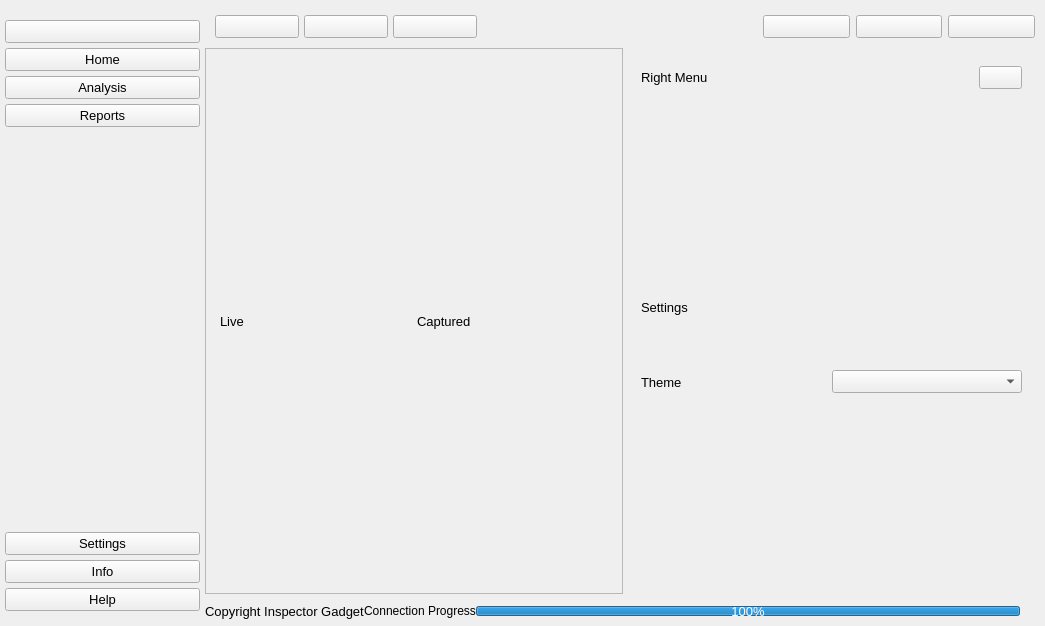
<?xml version="1.0" encoding="UTF-8"?>
<ui version="4.0">
 <class>MainWindow</class>
 <widget class="QMainWindow" name="MainWindow">
  <property name="geometry">
   <rect>
    <x>0</x>
    <y>0</y>
    <width>1045</width>
    <height>626</height>
   </rect>
  </property>
  <property name="font">
   <font>
    <pointsize>10</pointsize>
   </font>
  </property>
  <property name="windowTitle">
   <string>MainWindow</string>
  </property>
  <property name="styleSheet">
   <string notr="true"/>
  </property>
  <widget class="QWidget" name="centralwidget">
   <property name="minimumSize">
    <size>
     <width>1045</width>
     <height>626</height>
    </size>
   </property>
   <layout class="QHBoxLayout" name="horizontalLayout">
    <property name="spacing">
     <number>0</number>
    </property>
    <property name="leftMargin">
     <number>5</number>
    </property>
    <property name="topMargin">
     <number>5</number>
    </property>
    <property name="rightMargin">
     <number>5</number>
    </property>
    <property name="bottomMargin">
     <number>5</number>
    </property>
    <item>
     <widget class="QCustomSlideMenu" name="leftMenuContainer" native="true">
      <property name="minimumSize">
       <size>
        <width>200</width>
        <height>0</height>
       </size>
      </property>
      <property name="maximumSize">
       <size>
        <width>200</width>
        <height>16777215</height>
       </size>
      </property>
      <layout class="QVBoxLayout" name="verticalLayout">
       <property name="spacing">
        <number>0</number>
       </property>
       <property name="leftMargin">
        <number>0</number>
       </property>
       <property name="topMargin">
        <number>0</number>
       </property>
       <property name="rightMargin">
        <number>0</number>
       </property>
       <property name="bottomMargin">
        <number>0</number>
       </property>
       <item>
        <widget class="QWidget" name="leftMenuSubContainer" native="true">
         <layout class="QVBoxLayout" name="verticalLayout_2">
          <property name="spacing">
           <number>0</number>
          </property>
          <property name="leftMargin">
           <number>0</number>
          </property>
          <property name="topMargin">
           <number>0</number>
          </property>
          <property name="rightMargin">
           <number>5</number>
          </property>
          <property name="bottomMargin">
           <number>0</number>
          </property>
          <item>
           <widget class="QFrame" name="frame_2">
            <property name="sizePolicy">
             <sizepolicy hsizetype="Preferred" vsizetype="Preferred">
              <horstretch>0</horstretch>
              <verstretch>0</verstretch>
             </sizepolicy>
            </property>
            <property name="frameShape">
             <enum>QFrame::NoFrame</enum>
            </property>
            <layout class="QVBoxLayout" name="verticalLayout_3">
             <property name="spacing">
              <number>5</number>
             </property>
             <property name="leftMargin">
              <number>0</number>
             </property>
             <property name="topMargin">
              <number>15</number>
             </property>
             <property name="rightMargin">
              <number>0</number>
             </property>
             <property name="bottomMargin">
              <number>10</number>
             </property>
             <item>
              <widget class="QPushButton" name="menuBtn">
               <property name="toolTip">
                <string>Menu</string>
               </property>
               <property name="text">
                <string/>
               </property>
               <property name="icon">
                <iconset resource="../_icons.qrc">
                 <normaloff>:/feather/Qss/Icons/feather/menu.png</normaloff>:/feather/Qss/Icons/feather/menu.png</iconset>
               </property>
               <property name="iconSize">
                <size>
                 <width>16</width>
                 <height>16</height>
                </size>
               </property>
              </widget>
             </item>
             <item>
              <widget class="QPushButton" name="homeBtn">
               <property name="toolTip">
                <string>Home</string>
               </property>
               <property name="text">
                <string>Home</string>
               </property>
               <property name="icon">
                <iconset resource="../_icons.qrc">
                 <normaloff>:/feather/Qss/Icons/feather/home.png</normaloff>:/feather/Qss/Icons/feather/home.png</iconset>
               </property>
               <property name="iconSize">
                <size>
                 <width>16</width>
                 <height>16</height>
                </size>
               </property>
              </widget>
             </item>
             <item>
              <widget class="QPushButton" name="dataBtn">
               <property name="toolTip">
                <string>Data Analysis</string>
               </property>
               <property name="text">
                <string>Analysis</string>
               </property>
               <property name="icon">
                <iconset resource="../_icons.qrc">
                 <normaloff>:/material_design/Qss/Icons/material_design/analytics.png</normaloff>:/material_design/Qss/Icons/material_design/analytics.png</iconset>
               </property>
               <property name="iconSize">
                <size>
                 <width>16</width>
                 <height>16</height>
                </size>
               </property>
              </widget>
             </item>
             <item>
              <widget class="QPushButton" name="reportBtn">
               <property name="toolTip">
                <string>View Reports</string>
               </property>
               <property name="text">
                <string>Reports</string>
               </property>
               <property name="icon">
                <iconset resource="../_icons.qrc">
                 <normaloff>:/feather/Qss/Icons/feather/printer.png</normaloff>:/feather/Qss/Icons/feather/printer.png</iconset>
               </property>
               <property name="iconSize">
                <size>
                 <width>16</width>
                 <height>16</height>
                </size>
               </property>
              </widget>
             </item>
            </layout>
           </widget>
          </item>
          <item>
           <spacer name="verticalSpacer">
            <property name="minimumSize">
             <size>
              <width>40</width>
              <height>154</height>
             </size>
            </property>
            <property name="sizeHint" stdset="0">
             <size>
              <width>20</width>
              <height>40</height>
             </size>
            </property>
           </spacer>
          </item>
          <item>
           <widget class="QFrame" name="frame_3">
            <property name="frameShape">
             <enum>QFrame::NoFrame</enum>
            </property>
            <layout class="QVBoxLayout" name="verticalLayout_4">
             <property name="spacing">
              <number>5</number>
             </property>
             <property name="leftMargin">
              <number>0</number>
             </property>
             <property name="topMargin">
              <number>10</number>
             </property>
             <property name="rightMargin">
              <number>0</number>
             </property>
             <property name="bottomMargin">
              <number>10</number>
             </property>
             <item>
              <widget class="QPushButton" name="settingsBtn">
               <property name="toolTip">
                <string>Go to settings</string>
               </property>
               <property name="text">
                <string>Settings</string>
               </property>
               <property name="icon">
                <iconset resource="../_icons.qrc">
                 <normaloff>:/feather/Qss/Icons/feather/settings.png</normaloff>:/feather/Qss/Icons/feather/settings.png</iconset>
               </property>
               <property name="iconSize">
                <size>
                 <width>16</width>
                 <height>16</height>
                </size>
               </property>
              </widget>
             </item>
             <item>
              <widget class="QPushButton" name="infoBtn">
               <property name="toolTip">
                <string>Information about the app</string>
               </property>
               <property name="text">
                <string>Info</string>
               </property>
               <property name="icon">
                <iconset resource="../_icons.qrc">
                 <normaloff>:/feather/Qss/Icons/feather/info.png</normaloff>:/feather/Qss/Icons/feather/info.png</iconset>
               </property>
               <property name="iconSize">
                <size>
                 <width>16</width>
                 <height>16</height>
                </size>
               </property>
              </widget>
             </item>
             <item>
              <widget class="QPushButton" name="helpBtn">
               <property name="toolTip">
                <string>Get more help</string>
               </property>
               <property name="text">
                <string>Help</string>
               </property>
               <property name="icon">
                <iconset resource="../_icons.qrc">
                 <normaloff>:/feather/Qss/Icons/feather/help-circle.png</normaloff>:/feather/Qss/Icons/feather/help-circle.png</iconset>
               </property>
               <property name="iconSize">
                <size>
                 <width>16</width>
                 <height>16</height>
                </size>
               </property>
              </widget>
             </item>
            </layout>
           </widget>
          </item>
         </layout>
        </widget>
       </item>
      </layout>
     </widget>
    </item>
    <item>
     <widget class="QWidget" name="mainBodyContainer" native="true">
      <property name="sizePolicy">
       <sizepolicy hsizetype="Expanding" vsizetype="Preferred">
        <horstretch>0</horstretch>
        <verstretch>0</verstretch>
       </sizepolicy>
      </property>
      <property name="styleSheet">
       <string notr="true"/>
      </property>
      <layout class="QVBoxLayout" name="verticalLayout_10">
       <property name="spacing">
        <number>0</number>
       </property>
       <property name="leftMargin">
        <number>0</number>
       </property>
       <property name="topMargin">
        <number>0</number>
       </property>
       <property name="rightMargin">
        <number>0</number>
       </property>
       <property name="bottomMargin">
        <number>0</number>
       </property>
       <item>
        <widget class="QWidget" name="headerContainer" native="true">
         <layout class="QHBoxLayout" name="horizontalLayout_5">
          <property name="spacing">
           <number>5</number>
          </property>
          <property name="leftMargin">
           <number>5</number>
          </property>
          <property name="topMargin">
           <number>5</number>
          </property>
          <property name="rightMargin">
           <number>5</number>
          </property>
          <property name="bottomMargin">
           <number>5</number>
          </property>
          <item>
           <widget class="QFrame" name="frame_6">
            <property name="sizePolicy">
             <sizepolicy hsizetype="Preferred" vsizetype="Preferred">
              <horstretch>1</horstretch>
              <verstretch>0</verstretch>
             </sizepolicy>
            </property>
            <property name="frameShape">
             <enum>QFrame::NoFrame</enum>
            </property>
            <layout class="QHBoxLayout" name="horizontalLayout_6">
             <property name="spacing">
              <number>5</number>
             </property>
             <property name="leftMargin">
              <number>5</number>
             </property>
             <property name="topMargin">
              <number>5</number>
             </property>
             <property name="rightMargin">
              <number>5</number>
             </property>
             <property name="bottomMargin">
              <number>5</number>
             </property>
             <item>
              <widget class="QPushButton" name="notificationBtn">
               <property name="toolTip">
                <string>Notifications</string>
               </property>
               <property name="text">
                <string/>
               </property>
               <property name="icon">
                <iconset resource="../_icons.qrc">
                 <normaloff>:/feather/Qss/Icons/feather/bell.png</normaloff>:/feather/Qss/Icons/feather/bell.png</iconset>
               </property>
               <property name="iconSize">
                <size>
                 <width>16</width>
                 <height>16</height>
                </size>
               </property>
              </widget>
             </item>
             <item>
              <widget class="QPushButton" name="moreMenuBtn">
               <property name="toolTip">
                <string>More</string>
               </property>
               <property name="text">
                <string/>
               </property>
               <property name="icon">
                <iconset resource="../_icons.qrc">
                 <normaloff>:/feather/Qss/Icons/feather/more-horizontal.png</normaloff>:/feather/Qss/Icons/feather/more-horizontal.png</iconset>
               </property>
               <property name="iconSize">
                <size>
                 <width>16</width>
                 <height>16</height>
                </size>
               </property>
              </widget>
             </item>
             <item>
              <widget class="QPushButton" name="profileMenuBtn">
               <property name="toolTip">
                <string>Profile</string>
               </property>
               <property name="text">
                <string/>
               </property>
               <property name="icon">
                <iconset resource="../_icons.qrc">
                 <normaloff>:/feather/Qss/Icons/feather/user.png</normaloff>:/feather/Qss/Icons/feather/user.png</iconset>
               </property>
               <property name="iconSize">
                <size>
                 <width>16</width>
                 <height>16</height>
                </size>
               </property>
              </widget>
             </item>
            </layout>
           </widget>
          </item>
          <item>
           <widget class="QFrame" name="frame_5">
            <property name="sizePolicy">
             <sizepolicy hsizetype="Preferred" vsizetype="Preferred">
              <horstretch>1</horstretch>
              <verstretch>0</verstretch>
             </sizepolicy>
            </property>
            <property name="frameShape">
             <enum>QFrame::NoFrame</enum>
            </property>
            <layout class="QHBoxLayout" name="horizontalLayout_7">
             <property name="leftMargin">
              <number>0</number>
             </property>
             <property name="topMargin">
              <number>0</number>
             </property>
             <property name="rightMargin">
              <number>0</number>
             </property>
             <property name="bottomMargin">
              <number>0</number>
             </property>
            </layout>
           </widget>
          </item>
          <item>
           <widget class="QFrame" name="frame_7">
            <property name="sizePolicy">
             <sizepolicy hsizetype="Preferred" vsizetype="Preferred">
              <horstretch>1</horstretch>
              <verstretch>0</verstretch>
             </sizepolicy>
            </property>
            <property name="frameShape">
             <enum>QFrame::NoFrame</enum>
            </property>
            <layout class="QHBoxLayout" name="horizontalLayout_4">
             <property name="leftMargin">
              <number>0</number>
             </property>
             <property name="topMargin">
              <number>0</number>
             </property>
             <property name="rightMargin">
              <number>0</number>
             </property>
             <property name="bottomMargin">
              <number>0</number>
             </property>
             <item>
              <widget class="QPushButton" name="minimizeBtn">
               <property name="toolTip">
                <string>Minimize Window</string>
               </property>
               <property name="text">
                <string/>
               </property>
               <property name="icon">
                <iconset resource="../_icons.qrc">
                 <normaloff>:/feather/Qss/Icons/feather/minus.png</normaloff>:/feather/Qss/Icons/feather/minus.png</iconset>
               </property>
              </widget>
             </item>
             <item>
              <widget class="QPushButton" name="restoreBtn">
               <property name="toolTip">
                <string>Restore Window</string>
               </property>
               <property name="text">
                <string/>
               </property>
               <property name="icon">
                <iconset resource="../_icons.qrc">
                 <normaloff>:/feather/Qss/Icons/feather/square.png</normaloff>:/feather/Qss/Icons/feather/square.png</iconset>
               </property>
              </widget>
             </item>
             <item>
              <widget class="QPushButton" name="closeBtn">
               <property name="toolTip">
                <string>Close Window</string>
               </property>
               <property name="text">
                <string/>
               </property>
               <property name="icon">
                <iconset resource="../_icons.qrc">
                 <normaloff>:/feather/Qss/Icons/feather/x.png</normaloff>:/feather/Qss/Icons/feather/x.png</iconset>
               </property>
              </widget>
             </item>
            </layout>
           </widget>
          </item>
         </layout>
        </widget>
       </item>
       <item>
        <widget class="QWidget" name="mainBodyContent" native="true">
         <property name="sizePolicy">
          <sizepolicy hsizetype="Preferred" vsizetype="Expanding">
           <horstretch>0</horstretch>
           <verstretch>0</verstretch>
          </sizepolicy>
         </property>
         <property name="minimumSize">
          <size>
           <width>555</width>
           <height>315</height>
          </size>
         </property>
         <layout class="QHBoxLayout" name="horizontalLayout_8">
          <property name="spacing">
           <number>0</number>
          </property>
          <property name="leftMargin">
           <number>0</number>
          </property>
          <property name="topMargin">
           <number>0</number>
          </property>
          <property name="rightMargin">
           <number>0</number>
          </property>
          <property name="bottomMargin">
           <number>0</number>
          </property>
          <item>
           <widget class="QScrollArea" name="scrollArea">
            <property name="widgetResizable">
             <bool>true</bool>
            </property>
            <widget class="QWidget" name="scrollAreaWidgetContents_4">
             <property name="geometry">
              <rect>
               <x>0</x>
               <y>0</y>
               <width>416</width>
               <height>543</height>
              </rect>
             </property>
             <layout class="QHBoxLayout" name="horizontalLayout_20">
              <property name="spacing">
               <number>0</number>
              </property>
              <property name="leftMargin">
               <number>5</number>
              </property>
              <property name="topMargin">
               <number>0</number>
              </property>
              <property name="rightMargin">
               <number>0</number>
              </property>
              <property name="bottomMargin">
               <number>0</number>
              </property>
              <item>
               <widget class="QCustomQStackedWidget" name="mainPages">
                <property name="currentIndex">
                 <number>0</number>
                </property>
                <widget class="QWidget" name="home_page">
                 <layout class="QHBoxLayout" name="horizontalLayout_3">
                  <item>
                   <widget class="QLabel" name="video_label">
                    <property name="text">
                     <string>Live</string>
                    </property>
                   </widget>
                  </item>
                  <item>
                   <widget class="QLabel" name="picture_label">
                    <property name="text">
                     <string>Captured</string>
                    </property>
                   </widget>
                  </item>
                 </layout>
                </widget>
                <widget class="QWidget" name="gantt">
                 <layout class="QVBoxLayout" name="verticalLayout_28">
                  <property name="spacing">
                   <number>5</number>
                  </property>
                  <property name="leftMargin">
                   <number>5</number>
                  </property>
                  <property name="topMargin">
                   <number>5</number>
                  </property>
                  <property name="rightMargin">
                   <number>5</number>
                  </property>
                  <property name="bottomMargin">
                   <number>5</number>
                  </property>
                  <item>
                   <widget class="QLabel" name="label_9">
                    <property name="text">
                     <string>Charts</string>
                    </property>
                   </widget>
                  </item>
                 </layout>
                </widget>
                <widget class="QWidget" name="data_page">
                 <layout class="QVBoxLayout" name="verticalLayout_29">
                  <property name="spacing">
                   <number>5</number>
                  </property>
                  <property name="leftMargin">
                   <number>5</number>
                  </property>
                  <property name="topMargin">
                   <number>5</number>
                  </property>
                  <property name="rightMargin">
                   <number>5</number>
                  </property>
                  <property name="bottomMargin">
                   <number>5</number>
                  </property>
                  <item>
                   <widget class="QLabel" name="label_13">
                    <property name="text">
                     <string>Data Analysis</string>
                    </property>
                   </widget>
                  </item>
                 </layout>
                </widget>
                <widget class="QWidget" name="reports_page">
                 <layout class="QVBoxLayout" name="verticalLayout_30">
                  <property name="spacing">
                   <number>5</number>
                  </property>
                  <property name="leftMargin">
                   <number>5</number>
                  </property>
                  <property name="topMargin">
                   <number>5</number>
                  </property>
                  <property name="rightMargin">
                   <number>5</number>
                  </property>
                  <property name="bottomMargin">
                   <number>5</number>
                  </property>
                  <item>
                   <widget class="QLabel" name="label_16">
                    <property name="text">
                     <string>Reports</string>
                    </property>
                   </widget>
                  </item>
                 </layout>
                </widget>
               </widget>
              </item>
              <item>
               <widget class="QWidget" name="mainContentsContainer" native="true">
                <layout class="QVBoxLayout" name="verticalLayout_24">
                 <property name="spacing">
                  <number>0</number>
                 </property>
                 <property name="leftMargin">
                  <number>5</number>
                 </property>
                 <property name="topMargin">
                  <number>0</number>
                 </property>
                 <property name="rightMargin">
                  <number>0</number>
                 </property>
                 <property name="bottomMargin">
                  <number>0</number>
                 </property>
                </layout>
               </widget>
              </item>
             </layout>
            </widget>
           </widget>
          </item>
          <item>
           <widget class="QCustomSlideMenu" name="rightMenuContainer" native="true">
            <property name="minimumSize">
             <size>
              <width>0</width>
              <height>0</height>
             </size>
            </property>
            <property name="maximumSize">
             <size>
              <width>1000</width>
              <height>1000</height>
             </size>
            </property>
            <layout class="QVBoxLayout" name="verticalLayout_6">
             <item>
              <widget class="QFrame" name="frame_17">
               <property name="frameShape">
                <enum>QFrame::NoFrame</enum>
               </property>
               <layout class="QHBoxLayout" name="horizontalLayout_19">
                <item>
                 <widget class="QLabel" name="label_10">
                  <property name="sizePolicy">
                   <sizepolicy hsizetype="Expanding" vsizetype="Preferred">
                    <horstretch>0</horstretch>
                    <verstretch>0</verstretch>
                   </sizepolicy>
                  </property>
                  <property name="text">
                   <string>Right Menu</string>
                  </property>
                 </widget>
                </item>
                <item>
                 <widget class="QPushButton" name="closeRightMenuBtn">
                  <property name="toolTip">
                   <string>Close Menu</string>
                  </property>
                  <property name="text">
                   <string/>
                  </property>
                  <property name="icon">
                   <iconset resource="../_icons.qrc">
                    <normaloff>:/feather/Qss/Icons/feather/x-circle.png</normaloff>:/feather/Qss/Icons/feather/x-circle.png</iconset>
                  </property>
                  <property name="iconSize">
                   <size>
                    <width>16</width>
                    <height>16</height>
                   </size>
                  </property>
                 </widget>
                </item>
               </layout>
              </widget>
             </item>
             <item>
              <spacer name="verticalSpacer_5">
               <property name="sizeHint" stdset="0">
                <size>
                 <width>20</width>
                 <height>40</height>
                </size>
               </property>
              </spacer>
             </item>
             <item>
              <widget class="QCustomQStackedWidget" name="rightMenuPages">
               <property name="currentIndex">
                <number>4</number>
               </property>
               <widget class="QWidget" name="profile_page">
                <layout class="QVBoxLayout" name="verticalLayout_33">
                 <item>
                  <widget class="QLabel" name="label_17">
                   <property name="text">
                    <string>Profile</string>
                   </property>
                  </widget>
                 </item>
                </layout>
               </widget>
               <widget class="QWidget" name="notification_page">
                <layout class="QVBoxLayout" name="verticalLayout_11">
                 <item>
                  <widget class="QLabel" name="label_5">
                   <property name="text">
                    <string>Notifications</string>
                   </property>
                  </widget>
                 </item>
                </layout>
               </widget>
               <widget class="QWidget" name="more_page">
                <widget class="QLabel" name="label_18">
                 <property name="geometry">
                  <rect>
                   <x>9</x>
                   <y>9</y>
                   <width>41</width>
                   <height>16</height>
                  </rect>
                 </property>
                 <property name="text">
                  <string>More...</string>
                 </property>
                </widget>
               </widget>
               <widget class="QWidget" name="page"/>
               <widget class="QWidget" name="settings_page">
                <layout class="QVBoxLayout" name="verticalLayout_7">
                 <item>
                  <widget class="QLabel" name="label_2">
                   <property name="text">
                    <string>Settings</string>
                   </property>
                  </widget>
                 </item>
                 <item>
                  <widget class="QFrame" name="frame_13">
                   <property name="frameShape">
                    <enum>QFrame::NoFrame</enum>
                   </property>
                   <layout class="QHBoxLayout" name="horizontalLayout_14">
                    <property name="spacing">
                     <number>0</number>
                    </property>
                    <property name="leftMargin">
                     <number>0</number>
                    </property>
                    <property name="topMargin">
                     <number>0</number>
                    </property>
                    <property name="rightMargin">
                     <number>0</number>
                    </property>
                    <property name="bottomMargin">
                     <number>0</number>
                    </property>
                    <item>
                     <widget class="QLabel" name="label_6">
                      <property name="text">
                       <string>Theme</string>
                      </property>
                     </widget>
                    </item>
                    <item>
                     <widget class="QComboBox" name="themeList"/>
                    </item>
                   </layout>
                  </widget>
                 </item>
                </layout>
               </widget>
               <widget class="QWidget" name="help_page">
                <layout class="QVBoxLayout" name="verticalLayout_9">
                 <item>
                  <widget class="QLabel" name="label_4">
                   <property name="text">
                    <string>Help</string>
                   </property>
                  </widget>
                 </item>
                </layout>
               </widget>
               <widget class="QWidget" name="info_page">
                <layout class="QVBoxLayout" name="verticalLayout_8">
                 <item>
                  <widget class="QLabel" name="label_3">
                   <property name="text">
                    <string>Information</string>
                   </property>
                  </widget>
                 </item>
                </layout>
               </widget>
              </widget>
             </item>
             <item>
              <spacer name="verticalSpacer_4">
               <property name="sizeHint" stdset="0">
                <size>
                 <width>20</width>
                 <height>40</height>
                </size>
               </property>
              </spacer>
             </item>
            </layout>
           </widget>
          </item>
         </layout>
        </widget>
       </item>
       <item>
        <widget class="QWidget" name="footerContainter" native="true">
         <layout class="QHBoxLayout" name="horizontalLayout_11">
          <property name="spacing">
           <number>0</number>
          </property>
          <property name="leftMargin">
           <number>0</number>
          </property>
          <property name="topMargin">
           <number>7</number>
          </property>
          <property name="rightMargin">
           <number>0</number>
          </property>
          <property name="bottomMargin">
           <number>0</number>
          </property>
          <item>
           <widget class="QFrame" name="frame_10">
            <property name="frameShape">
             <enum>QFrame::NoFrame</enum>
            </property>
            <layout class="QHBoxLayout" name="horizontalLayout_12">
             <property name="spacing">
              <number>0</number>
             </property>
             <property name="leftMargin">
              <number>0</number>
             </property>
             <property name="topMargin">
              <number>0</number>
             </property>
             <property name="rightMargin">
              <number>0</number>
             </property>
             <property name="bottomMargin">
              <number>0</number>
             </property>
             <item>
              <widget class="QLabel" name="label_15">
               <property name="text">
                <string>Copyright Inspector Gadget</string>
               </property>
              </widget>
             </item>
            </layout>
           </widget>
          </item>
          <item>
           <widget class="QFrame" name="frame_14">
            <property name="frameShape">
             <enum>QFrame::NoFrame</enum>
            </property>
            <layout class="QHBoxLayout" name="horizontalLayout_15">
             <property name="spacing">
              <number>0</number>
             </property>
             <property name="leftMargin">
              <number>0</number>
             </property>
             <property name="topMargin">
              <number>0</number>
             </property>
             <property name="rightMargin">
              <number>0</number>
             </property>
             <property name="bottomMargin">
              <number>0</number>
             </property>
             <item>
              <widget class="QLabel" name="activityLabel">
               <property name="font">
                <font>
                 <pointsize>9</pointsize>
                </font>
               </property>
               <property name="text">
                <string>Connection Progress</string>
               </property>
              </widget>
             </item>
             <item>
              <widget class="QProgressBar" name="activityProgress">
               <property name="minimumSize">
                <size>
                 <width>0</width>
                 <height>10</height>
                </size>
               </property>
               <property name="maximumSize">
                <size>
                 <width>16777215</width>
                 <height>10</height>
                </size>
               </property>
               <property name="value">
                <number>100</number>
               </property>
               <property name="invertedAppearance">
                <bool>false</bool>
               </property>
              </widget>
             </item>
            </layout>
           </widget>
          </item>
          <item>
           <widget class="QFrame" name="sizeGrip">
            <property name="minimumSize">
             <size>
              <width>20</width>
              <height>20</height>
             </size>
            </property>
            <property name="maximumSize">
             <size>
              <width>20</width>
              <height>20</height>
             </size>
            </property>
            <property name="frameShape">
             <enum>QFrame::NoFrame</enum>
            </property>
           </widget>
          </item>
         </layout>
        </widget>
       </item>
      </layout>
     </widget>
    </item>
   </layout>
  </widget>
 </widget>
 <customwidgets>
  <customwidget>
   <class>QCustomSlideMenu</class>
   <extends>QWidget</extends>
   <header location="global">Custom_Widgets.QCustomSlideMenu.h</header>
   <container>1</container>
  </customwidget>
  <customwidget>
   <class>QCustomQStackedWidget</class>
   <extends>QStackedWidget</extends>
   <header location="global">Custom_Widgets.QCustomQStackedWidget.h</header>
   <container>1</container>
  </customwidget>
 </customwidgets>
 <resources>
  <include location="../_icons.qrc"/>
 </resources>
 <connections/>
</ui>
